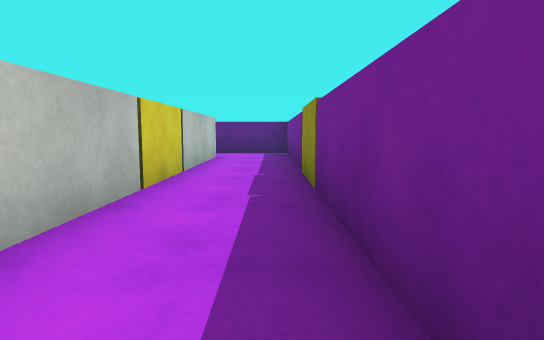
[1] (above)

19 first-person views from a walk through a scene from a Unity 3-D project. The camera is 0.65 m above the floor, tilts 6° down and sees 75° across. The floor is counted in squares, 1 m on a side. Each view is taken from the middle of a square. On the plan, view 1 faces up. The plan holds only what a view shows up to about 10 squares ahead; the rest is blank. The player character is not drawn. Surface patterns are stand-ins for the level's own textures.

[2]
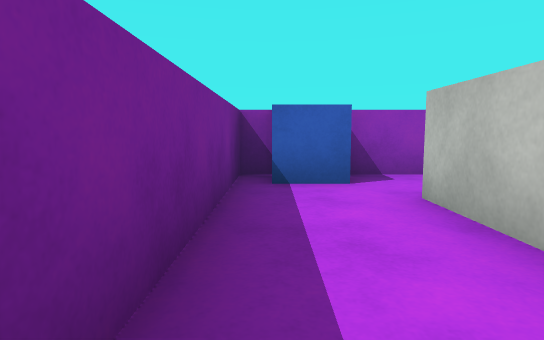

[3]
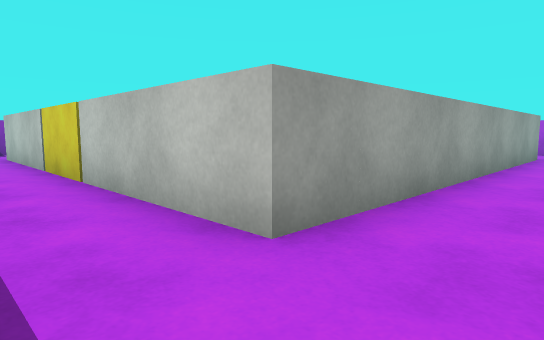

[4]
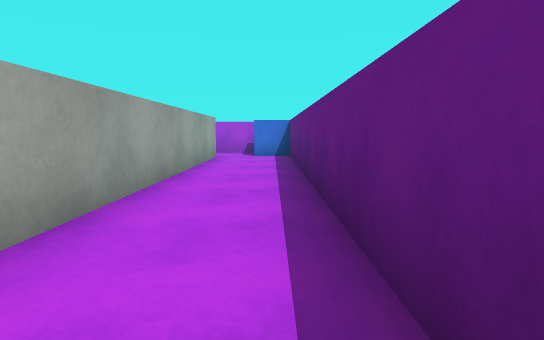

[5]
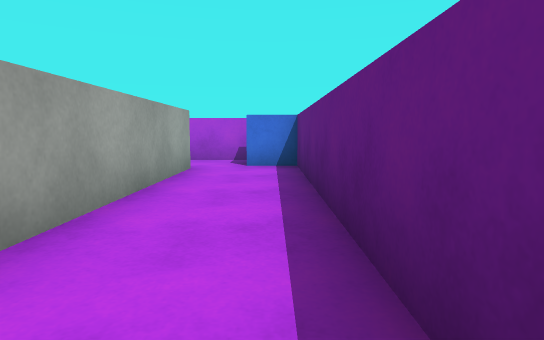

[6]
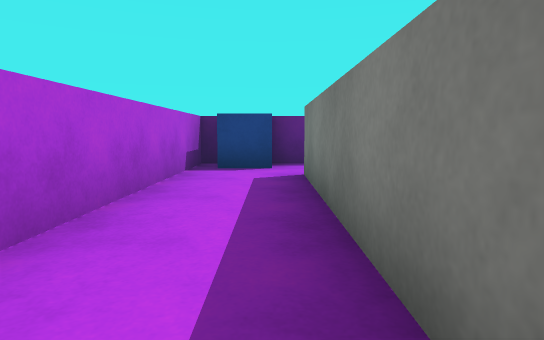

[7]
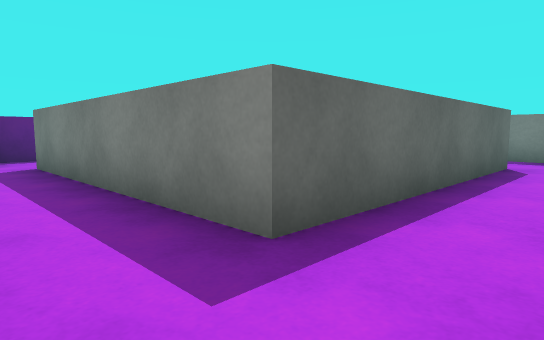

[8]
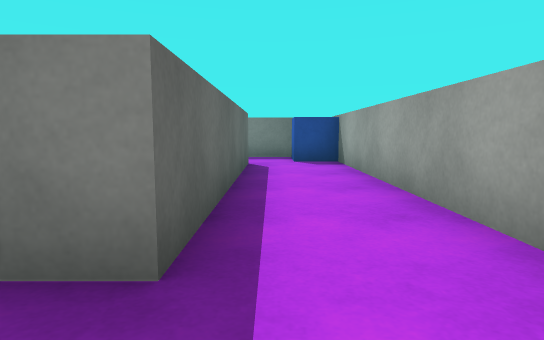

[9]
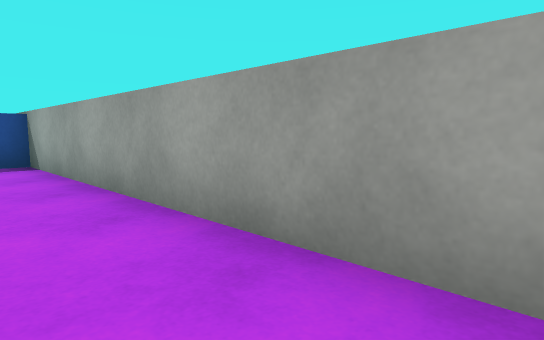

[10]
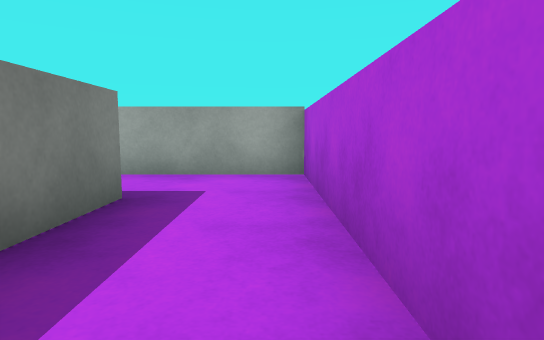

[11]
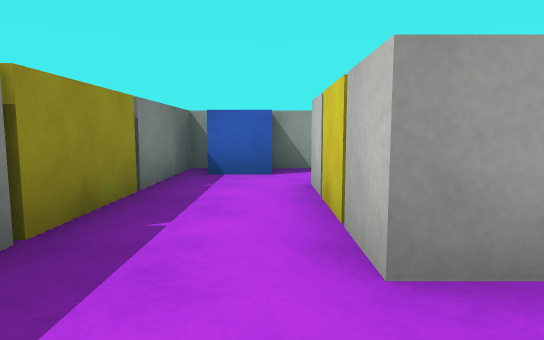

[12]
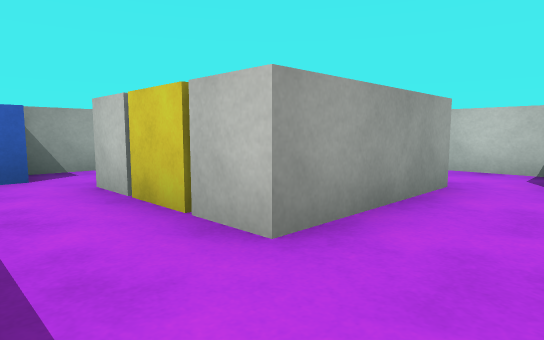

[13]
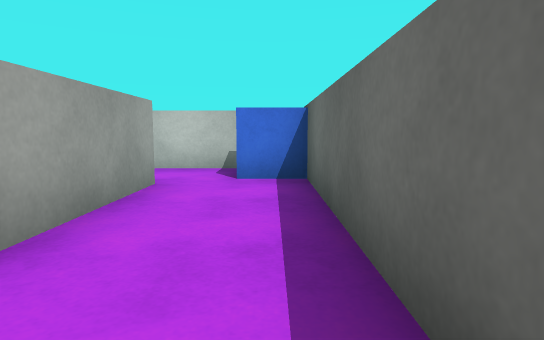

[14]
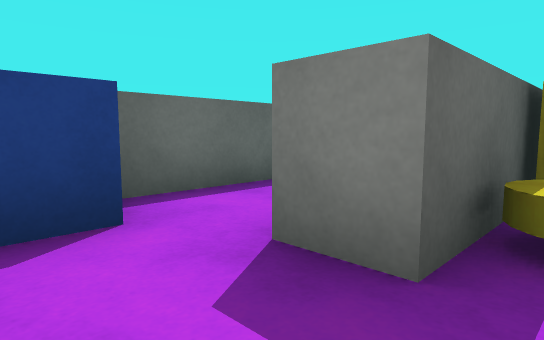

[15]
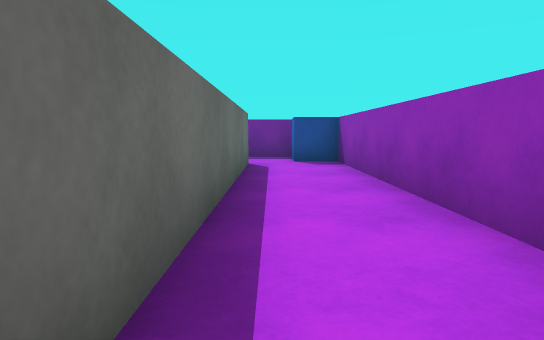

[16]
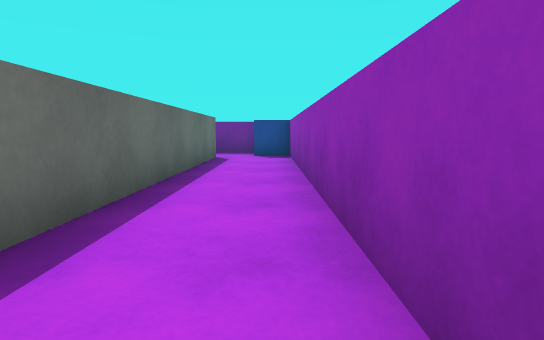

[17]
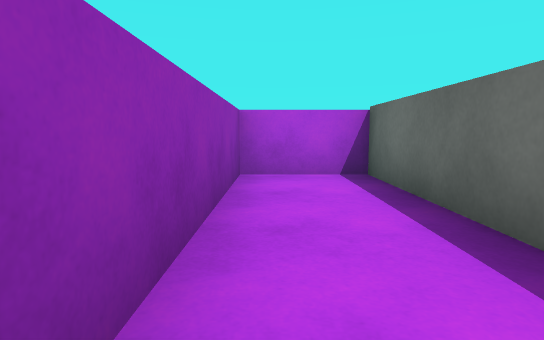

[18]
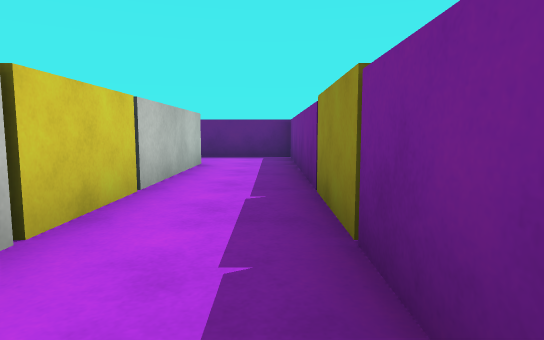

[19]
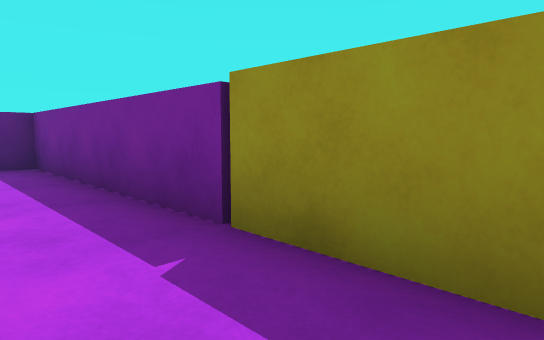

### Floor plan
Ten units are one square. View 1 is at (0, 0); x grows to the right and y downward. Boxes are objects, and circles mark ways between rooms. Rooms are numbered by the first view taken in them; rooms with no view inside come last. Other rooms are left out.
<svg viewBox="-130 -120 150 140">
<path fill="none" stroke="#000" d="M-15 -16 -15 -5 -125 -5 -125 15 5 15 5 -15M-45 -45 -45 -35 -105 -35 -105 -95 -15 -95 -15 -60M-45 -56 -75 -56M5 -59 5 -115 -125 -115 -125 -15 -25 -15M5 -15 5 -40M-75 -56 -75 -65 -45 -65 -45 -56M-35 -85 -80 -85M-95 -74 -95 -58"/>
<rect x="-15" y="5" width="20" height="10" fill="#bbb"><title>blue cube</title></rect>
<rect x="-125" y="-115" width="20" height="10" fill="#bbb"><title>blue cube</title></rect>
<rect x="-75" y="-55" width="10" height="10" fill="#bbb"><title>yellow disc</title></rect>
<rect x="-55" y="-55" width="10" height="10" fill="#bbb"><title>yellow cube</title></rect>
<rect x="-45" y="-25" width="20" height="10" fill="#bbb"><title>blue cube</title></rect>
<rect x="-25" y="-35" width="10" height="20" fill="#bbb"><title>white block</title></rect>
<rect x="-25" y="-55" width="10" height="20" fill="#bbb"><title>yellow block</title></rect>
<rect x="5" y="-55" width="10" height="10" fill="#bbb"><title>yellow block</title></rect>
<rect x="-95" y="-85" width="20" height="10" fill="#bbb"><title>blue cube</title></rect>
<circle cx="-5" cy="-10" r="3" fill="#2a7"/>
<circle cx="-35" cy="-60" r="3" fill="#2a7"/>
<circle cx="-85" cy="-60" r="3" fill="#2a7"/>
<text x="-60" y="0">1</text>
<text x="-60" y="-50">2</text>
<text x="-60" y="-70">3</text>
</svg>
Room 1 opens to room 2. Room 2 opens to room 3.

Where each view was taken, in squares from view 1:
view 1: 0 up, 0 right, facing up
view 2: 4 up, 0 right, facing down
view 3: 11 up, 0 right, facing down-left
view 4: 11 up, 1 left, facing left
view 5: 11 up, 4 left, facing left
view 6: 4 up, 11 left, facing up
view 7: 2 up, 12 left, facing up-right
view 8: 3 up, 12 left, facing right
view 9: 3 up, 12 left, facing down-right
view 10: 7 up, 12 left, facing down
view 11: 8 up, 4 left, facing down
view 12: 8 up, 3 left, facing down-left
view 13: 8 up, 3 left, facing left
view 14: 5 up, 9 left, facing up-right
view 15: 0 up, 9 left, facing right
view 16: 1 down, 11 left, facing right
view 17: 1 down, 7 left, facing left
view 18: 2 up, 0 right, facing up
view 19: 4 up, 1 left, facing up-right
